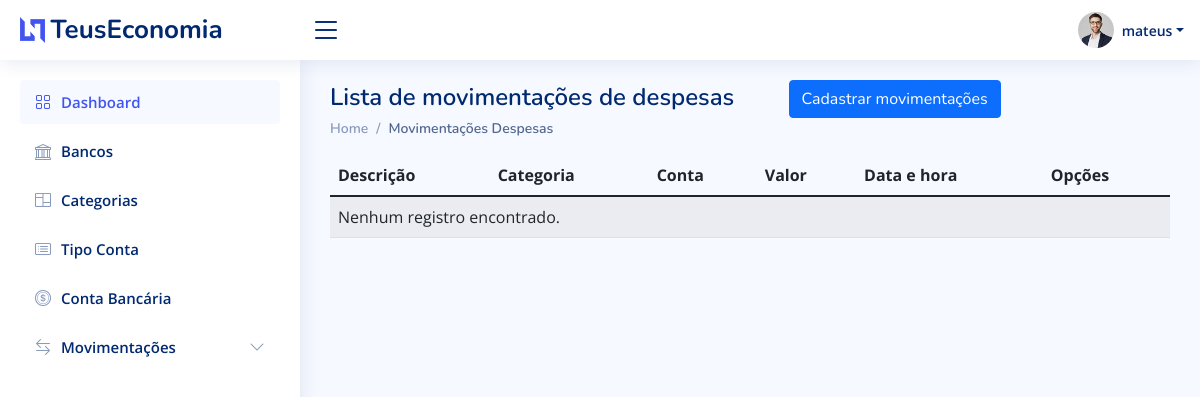
Before: /listar/movimentacao-saida/ (signed in) with the older database file.
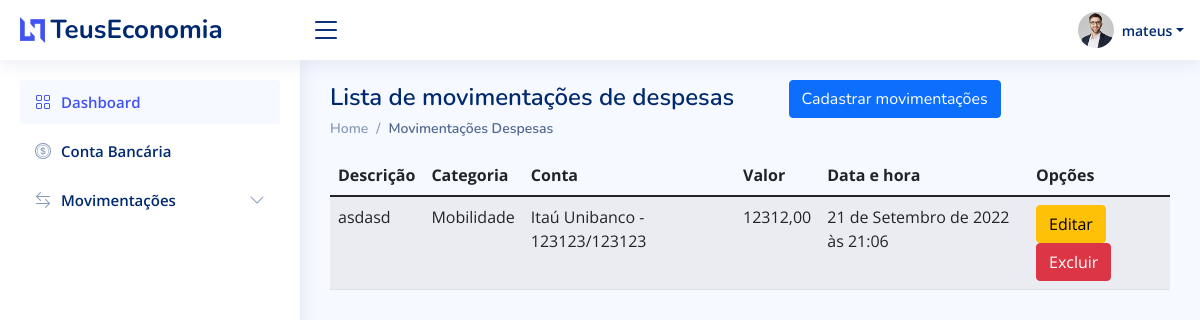
After: the same page with the newer database file.
### Paginas/models.py (models this page shows, shortened)
class MovimentacaoSaida(models.Model):
	descricao = models.CharField(max_length=100, verbose_name="Descrição")
	categoria = models.ForeignKey(Categoria, on_delete=models.PROTECT)
	valor = models.DecimalField(decimal_places= 2, max_digits=50)
	cadastrado_em = models.DateTimeField(auto_now_add=True)
	atualizado_em = models.DateTimeField(auto_now=True)
	conta_bancaria = models.ForeignKey(ContaBancaria, verbose_name="Conta Bancária", on_delete=models.PROTECT)

class Categoria(models.Model):
	nome = models.CharField(max_length=50)
	descricao = models.CharField(max_length=100, verbose_name="Descrição")
	tipo_movimetacao = models.CharField(max_length=2, choices=TIPO_MOVIMENTACOES, default="S")
	def __str__(self) -> str:
		return '{}'.format(self.nome)

class ContaBancaria(models.Model):
	banco = models.ForeignKey(Banco, on_delete=models.PROTECT)
	tipo_conta = models.ForeignKey(TipoConta, on_delete=models.PROTECT)
	agencia = models.CharField(verbose_name='Agência', max_length=50)
	conta = models.CharField(max_length=10)
	valor_total = models.DecimalField(max_digits=99999999999, decimal_places=2)
	conjunta = models.BooleanField()
	usuario = models.ForeignKey(User, on_delete=models.PROTECT)
	def __str__(self) -> str:
		return '{} - {}/{}'.format(self.banco.nome, self.agencia, self.conta)

class Banco(models.Model):
	nome = models.CharField(max_length=100)
	codigo = models.DecimalField(max_digits=9999, decimal_places=0)

### Paginas/views.py (the view)
# urls.py: path('listar/movimentacao-saida/', MovimentacaoSaidaList.as_view(), name='listar-movimentacao-saida'),
class MovimentacaoSaidaList(LoginRequiredMixin, ListView):
	model = MovimentacaoSaida
	template_name = 'paginas/listas/movimentacao-saida.html'
	def get_queryset(self):
		self.object_list = MovimentacaoSaida.objects.filter(
			conta_bancaria__usuario = self.request.user).select_related('categoria', 'conta_bancaria', 'conta_bancaria__banco')
		return self.object_list

### Paginas/templatetags/meus_filtros.py (called while the page is built)
@register.filter(name="esta_no_grupo")
def esta_no_grupo(usuario, nome_grupo):
	if usuario.groups.filter(name=nome_grupo):
		return True
	else:
		return False

### Paginas/templates/paginas/listas/movimentacao-saida.html
{% extends 'paginas/modelo.html' %} {% load static %} {% block pagetitle %}
<h1>Lista de movimentações de despesas
    <a href="{% url 'cadastrar-movimentacao-saida' %}" class="btn btn-primary float-right ms-5">
		Cadastrar movimentações
	</a>
</h1>
{% endblock %} {% block breadcrumb %}
<nav>
    <ol class="breadcrumb">
        <li class="breadcrumb-item"><a href="{% url 'index' %}">Home</a></li>
        <li class="breadcrumb-item active">Movimentações Despesas</li>
    </ol>
</nav>
{% endblock %} {% block main %}
<table class="table table-striped">
    <thead>
        <tr>
            <th>Descrição</th>
            <th>Categoria</th>
            <th>Conta</th>
            <th>Valor</th>
            <th>Data e hora</th>
            <th>Opções</th>
        </tr>
    </thead>
    <tbody>
        {% for obj in object_list %}
        <tr>
            <td>{{ obj.descricao }}</td>
            <td>{{ obj.categoria }}</td>
            <td>{{ obj.conta_bancaria }}</td>
            <td>{{ obj.valor }}</td>
            <td>{{ obj.cadastrado_em }}</td>
            <td>
                <a href="{% url 'editar-movimentacao-saida' obj.pk %}" class="btn btn-warning">Editar</a>
                <a href="{% url 'excluir-movimentacao-saida' obj.pk %}" class="btn btn-danger">Excluir</a>
            </td>
        </tr>
        {% empty %}
        <tr>
            <td colspan="100%">Nenhum registro encontrado.</td>
        </tr>
        {% endfor %}
    </tbody>
</table>
{% endblock %}

### Paginas/templates/paginas/modelo.html (shortened to what the changed rows need)
{% load static %} {% load meus_filtros %}
<!DOCTYPE html>
<html lang="pt-br">
<head>
    <link href="{% static 'assets/vendor/bootstrap/css/bootstrap.min.css' %}" rel="stylesheet">
    <link href="{% static 'assets/vendor/bootstrap-icons/bootstrap-icons.css' %}" rel="stylesheet">
    <link href="{% static 'assets/vendor/boxicons/css/boxicons.min.css' %}" rel="stylesheet">
    <link href="{% static 'assets/vendor/quill/quill.snow.css' %}" rel="stylesheet">
    <link href="{% static 'assets/vendor/quill/quill.bubble.css' %}" rel="stylesheet">
    <link href="{% static 'assets/vendor/remixicon/remixicon.css' %}" rel="stylesheet">
    <link href="{% static 'assets/vendor/simple-datatables/style.css' %}" rel="stylesheet">
    <link href="{% static 'assets/css/style.css' %}" rel="stylesheet">
    <link href="{% static 'assets/css/datatables.min.css' %}" rel="stylesheetdatatable">
</head>
<body>
    {% block sidebar %}
    <aside id="sidebar" class="sidebar">
        <ul class="sidebar-nav" id="sidebar-nav">
            {% if request.user.is_authenticated %} {% if request.user|esta_no_grupo:'Administrador' %}
            <li class="nav-item">
                <a class="nav-link collapsed" href="{% url 'listar-banco' %}">
                    <i class="bi bi-bank"></i>
                    <span>Bancos</span>
                </a>
            </li>
            <li class="nav-item">
                <a class="nav-link collapsed" href="{% url 'listar-categoria' %}">
                    <i class="bi bi-columns"></i>
                    <span>Categorias</span>
                </a>
            </li>
            <li class="nav-item">
                <a class="nav-link collapsed" href="{% url 'listar-tipo-conta' %}">
                    <i class="bi bi-card-list"></i>
                    <span>Tipo Conta</span>
                </a>
            </li>
            {% endif %}
            {% endif %}
        </ul>
    </aside>
    {% endblock %}
    <main id="main" class="main">
        <div class="pagetitle">
            {% block pagetitle %}{% endblock %}
        </div>
        {% block main %} {% endblock %}
    </main>
</body>
</html>

Changed rows visible on the page:
added MovimentacaoSaida: descricao "asdasd", categoria "Mobilidade", conta_bancaria "Itaú Unibanco - 123123/123123", valor "12312,00", cadastrado_em "21 de Setembro de 2022 às 21:06"
Other visible differences:
text no longer shown: "Bancos Categorias Tipo Conta Nenhum registro encontrado."
